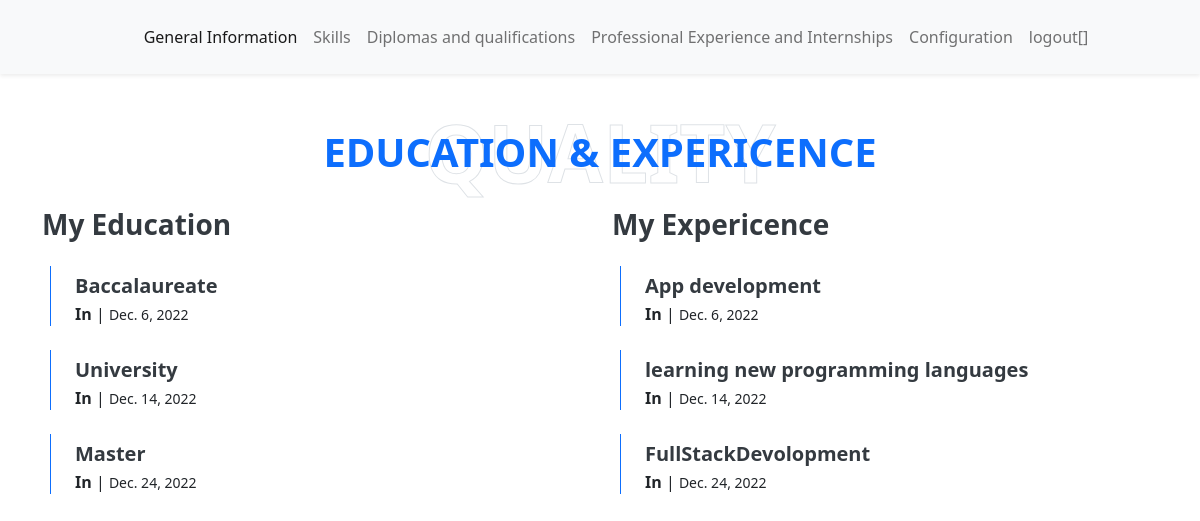
/cv/diploma/, run on the app's committed database.
### cv/models.py (models this page shows)
class diploma(models.Model):
 MyEducation = models.CharField(max_length=100)
 MyExperience = models.CharField(max_length=100)
 dateD = models.DateField()

### cv/views.py (the view)
# urls.py: path('diploma/', views.iploma, name='diploma'),
def iploma(request):
    d = diploma.objects.all().values()
    template = loader.get_template('Diploma.html')
    context = {
    'd': d,
    }
    return HttpResponse(template.render(context, request))

### cv/Templates/Diploma.html (shortened to what this page needs)
<html>
    {% load static %}
    <link rel="stylesheet" href="{% static 'css/style.css' %}">
    <head>
        {% include 'navbar.html' %}
    </head>
    <h1>idk</h1>
    <div class="container-fluid py-5" id="qualification">
        <div class="container">
            <div class="position-relative d-flex align-items-center justify-content-center">
                <h1 class="display-1 text-uppercase text-white" style="-webkit-text-stroke: 1px #dee2e6;">Quality</h1>
                <h1 class="position-absolute text-uppercase text-primary">Education & Expericence</h1>
            </div>
            <div class="row align-items-center">
                <div class="col-lg-6">
                    <h3 class="mb-4">My Education</h3>
                    {% for d in d %}
                    <div class="border-left border-primary pt-2 pl-4 ml-2">
                        <div class="position-relative mb-4">
                            <h5 class="font-weight-bold mb-1">{{d.MyEducation}}</h5>
                            <p class="mb-2"><strong>In </strong> | <small>{{d.dateD}}</small></p>
                        </div>
                    </div>
                    {% endfor %}
                </div>
                <div class="col-lg-6">
                    <h3 class="mb-4">My Expericence</h3>
                    {% for d in d %}
                    <div class="border-left border-primary pt-2 pl-4 ml-2">
                        <div class="position-relative mb-4">
                            <h5 class="font-weight-bold mb-1">{{d.MyExperience}}</h5>
                            <p class="mb-2"><strong>In </strong> | <small>{{d.dateD}}</small></p>
                    </div>
                </div>
                {% endfor %}
            </div>
        </div>
    </div>
    </html>

### data on the page
diploma: MyEducation "Baccalaureate", dateD "Dec. 6, 2022", MyExperience "App development"
diploma: MyEducation "University", dateD "Dec. 14, 2022", MyExperience "learning new programming languages"
diploma: MyEducation "Master", dateD "Dec. 24, 2022", MyExperience "FullStackDevolopment"
